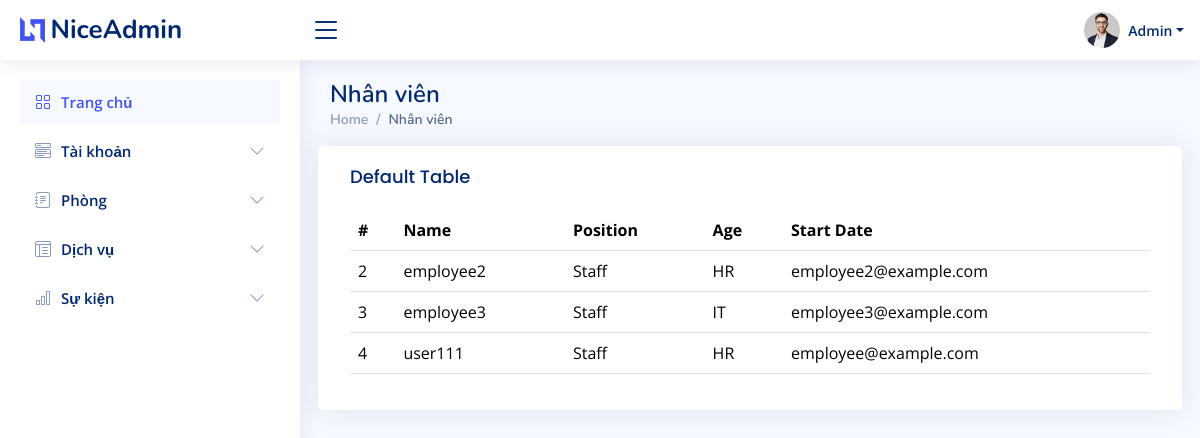
The page /admin_dashboard/customers (signed in) on the database its author committed.
### admin_custom/models.py (models this page shows)
class Employee(models.Model):
    user = models.OneToOneField(User, on_delete=models.CASCADE)
    position = models.CharField(max_length=100)
    department = models.CharField(max_length=100)
    class Meta:
        permissions = [
            ("can_view_employee_post", "Can view employee post"),
            ("can_create_employee_post", "Can create employee post"),
            ("can_edit_employee_post", "Can edit employee post"),
            ("can_delete_employee_post", "Can delete employee post"),
        ]

### admin_custom/views.py (the view)
# urls.py: path('admin_dashboard/customers', admin_custom.admin_customer),
@login_required
def admin_customer(request):
    employees = Employee.objects.all()
    return render(request, 'admin/customer.html', {'employees': employees})

### home/Templates/admin/customer.html (shortened to what this page needs)
{% load static %}
<!DOCTYPE html>
<html lang="en">
  <head>
    <link href="{% static 'assets/vendor/bootstrap/css/bootstrap.min.css' %}" rel="stylesheet" />
    <link href="{% static 'assets/vendor/bootstrap-icons/bootstrap-icons.css' %}" rel="stylesheet" />
    <link href="{% static 'assets/vendor/boxicons/css/boxicons.min.css' %}" rel="stylesheet" />
    <link href="{% static 'assets/vendor/quill/quill.snow.css' %}" rel="stylesheet" />
    <link href="{% static 'assets/vendor/quill/quill.bubble.css' %}" rel="stylesheet" />
    <link href="{% static 'assets/vendor/remixicon/remixicon.css' %}" rel="stylesheet" />
    <link href="{% static 'assets/vendor/simple-datatables/style.css' %}" rel="stylesheet" />
    <link href="{% static 'assets/css/style.css' %}" rel="stylesheet" />
  </head>
  <body>
    {% include 'includes/admin/header.html' %}
    {% include 'includes/admin/sidebar.html' %}
    <main id="main" class="main">
      <div class="pagetitle">
        <h1>Nhân viên</h1>
        <nav>
          <ol class="breadcrumb">
            <li class="breadcrumb-item">
              <a href="index.html">Home</a>
            </li>
            <li class="breadcrumb-item active">Nhân viên</li>
          </ol>
        </nav>
      </div>
      <section class="section dashboard">
        <div class="row">
            <div class="card">
                <div class="card-body">
                  <h5 class="card-title">Default Table</h5>
                  <table class="table">
                    <thead>
                      <tr>
                        <th scope="col">#</th>
                        <th scope="col">Name</th>
                        <th scope="col">Position</th>
                        <th scope="col">Age</th>
                        <th scope="col">Start Date</th>
                      </tr>
                    </thead>
                    <tbody>
                      {% for employee in employees %}
                      <tr>
                          <td>{{ employee.id }}</td>
                          <td>{{ employee.user.username }}</td>
                          <td>{{ employee.position }}</td>
                          <td>{{ employee.department }}</td>
                          <td>{{ employee.user.email }}</td>
                      </tr>
                      {% endfor %}
                  </tbody>
                  </table>
                </div>
              </div>
        </div>
      </section>
    </main>
  </body>
</html>

### home/static/assets/css/style.css (style rules this page uses)
:root { scroll-behavior: smooth; }
body { font-family: "Open Sans", sans-serif; background: #f6f9ff; color: #444444; }
a { color: #4154f1; text-decoration: none; }
h1, h2, h3, h4, h5, h6 { font-family: "Nunito", sans-serif; }
#main { margin-top: 60px; padding: 20px 30px; transition: all 0.3s; }
.pagetitle { margin-bottom: 10px; }
.pagetitle h1 { font-size: 24px; margin-bottom: 0; font-weight: 600; color: #012970; }
.card { margin-bottom: 30px; border: none; border-radius: 5px; box-shadow: 0px 0 30px rgba(1, 41, 112, 0.1); }
.card-title { padding: 20px 0 15px 0; font-size: 18px; font-weight: 500; color: #012970; font-family: "Poppins", sans-serif; }
.card-body { padding: 0 20px 20px 20px; }
.breadcrumb { font-size: 14px; font-family: "Nunito", sans-serif; color: #899bbd; font-weight: 600; }
.breadcrumb a { color: #899bbd; transition: 0.3s; }
.breadcrumb .breadcrumb-item::before { color: #899bbd; }
.breadcrumb .active { color: #51678f; font-weight: 600; }
@media (min-width: 1200px) { #main, #footer { margin-left: 300px; } }

### rows shown on the page
Employee: id "2", user.username "employee2", position "Staff", department "HR", user.email "employee2@example.com"
Employee: id "3", user.username "employee3", position "Staff", department "IT", user.email "employee3@example.com"
Employee: id "4", user.username "user111", position "Staff", department "HR", user.email "employee@example.com"
